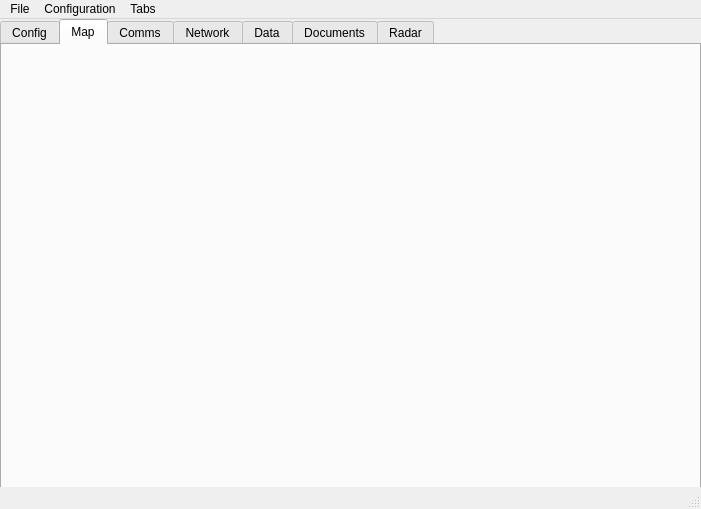
<?xml version="1.0" encoding="UTF-8"?>
<ui version="4.0">
 <class>MainWindow</class>
 <widget class="QMainWindow" name="MainWindow">
  <property name="geometry">
   <rect>
    <x>0</x>
    <y>0</y>
    <width>701</width>
    <height>509</height>
   </rect>
  </property>
  <property name="windowTitle">
   <string>Command &amp; Control</string>
  </property>
  <property name="windowIcon">
   <iconset>
    <normaloff>../../Icons/icon3_7_1.png</normaloff>../../Icons/icon3_7_1.png</iconset>
  </property>
  <property name="tabShape">
   <enum>QTabWidget::Rounded</enum>
  </property>
  <widget class="QWidget" name="centralWidget">
   <widget class="QTabWidget" name="tabWidget">
    <property name="geometry">
     <rect>
      <x>0</x>
      <y>0</y>
      <width>701</width>
      <height>471</height>
     </rect>
    </property>
    <property name="sizePolicy">
     <sizepolicy hsizetype="Expanding" vsizetype="Expanding">
      <horstretch>0</horstretch>
      <verstretch>0</verstretch>
     </sizepolicy>
    </property>
    <property name="acceptDrops">
     <bool>false</bool>
    </property>
    <property name="layoutDirection">
     <enum>Qt::LeftToRight</enum>
    </property>
    <property name="styleSheet">
     <string notr="true">QTabBar::tab:disabled
{
	width: 0px;
    min-width: 0px;
    max-width: 0px; 
    color: rgba(0,0,0,0);
    background-color: rgba(0,0,0,0);
}
</string>
    </property>
    <property name="tabShape">
     <enum>QTabWidget::Rounded</enum>
    </property>
    <property name="currentIndex">
     <number>1</number>
    </property>
    <property name="documentMode">
     <bool>false</bool>
    </property>
    <property name="tabsClosable">
     <bool>false</bool>
    </property>
    <property name="movable">
     <bool>true</bool>
    </property>
    <property name="tabBarAutoHide">
     <bool>true</bool>
    </property>
    <widget class="QWidget" name="tab_config">
     <property name="enabled">
      <bool>false</bool>
     </property>
     <property name="autoFillBackground">
      <bool>false</bool>
     </property>
     <attribute name="title">
      <string>Config</string>
     </attribute>
    </widget>
    <widget class="QWidget" name="tab_map">
     <attribute name="title">
      <string>Map</string>
     </attribute>
    </widget>
    <widget class="QWidget" name="tab_comms">
     <attribute name="title">
      <string>Comms</string>
     </attribute>
    </widget>
    <widget class="QWidget" name="tab_net">
     <attribute name="title">
      <string>Network</string>
     </attribute>
    </widget>
    <widget class="QWidget" name="tab_data">
     <attribute name="title">
      <string>Data</string>
     </attribute>
    </widget>
    <widget class="QWidget" name="tab_docs">
     <attribute name="title">
      <string>Documents</string>
     </attribute>
    </widget>
    <widget class="QWidget" name="tab_radar">
     <attribute name="title">
      <string>Radar</string>
     </attribute>
    </widget>
   </widget>
  </widget>
  <widget class="QMenuBar" name="menuBar">
   <property name="geometry">
    <rect>
     <x>0</x>
     <y>0</y>
     <width>701</width>
     <height>22</height>
    </rect>
   </property>
   <widget class="QMenu" name="menuSex">
    <property name="title">
     <string>File</string>
    </property>
   </widget>
   <widget class="QMenu" name="menuConfiguration">
    <property name="title">
     <string>Configuration</string>
    </property>
   </widget>
   <widget class="QMenu" name="menuTabs">
    <property name="contextMenuPolicy">
     <enum>Qt::DefaultContextMenu</enum>
    </property>
    <property name="title">
     <string>Tabs</string>
    </property>
    <addaction name="actionConfig"/>
    <addaction name="actionMap"/>
    <addaction name="actionComms"/>
    <addaction name="actionNet"/>
    <addaction name="actionData"/>
    <addaction name="actionDocuments"/>
    <addaction name="actionRadar"/>
   </widget>
   <addaction name="menuSex"/>
   <addaction name="menuConfiguration"/>
   <addaction name="menuTabs"/>
  </widget>
  <widget class="QStatusBar" name="statusBar"/>
  <action name="actionConfig">
   <property name="checkable">
    <bool>true</bool>
   </property>
   <property name="checked">
    <bool>false</bool>
   </property>
   <property name="icon">
    <iconset resource="icons.qrc">
     <normaloff>:/Icons/gear-dark.png</normaloff>
     <normalon>:/Icons/gear-light.png</normalon>:/Icons/gear-dark.png</iconset>
   </property>
   <property name="text">
    <string>Config</string>
   </property>
  </action>
  <action name="actionMap">
   <property name="checkable">
    <bool>true</bool>
   </property>
   <property name="icon">
    <iconset resource="icons.qrc">
     <normaloff>:/Icons/map-dark.png</normaloff>
     <normalon>:/Icons/map-light.png</normalon>:/Icons/map-dark.png</iconset>
   </property>
   <property name="text">
    <string>Map</string>
   </property>
  </action>
  <action name="actionComms">
   <property name="checkable">
    <bool>true</bool>
   </property>
   <property name="icon">
    <iconset resource="icons.qrc">
     <normaloff>:/Icons/comm-dark.png</normaloff>
     <normalon>:/Icons/comm-light.png</normalon>:/Icons/comm-dark.png</iconset>
   </property>
   <property name="text">
    <string>Comms</string>
   </property>
  </action>
  <action name="actionNet">
   <property name="checkable">
    <bool>true</bool>
   </property>
   <property name="icon">
    <iconset resource="icons.qrc">
     <normaloff>:/Icons/net-dark.png</normaloff>
     <normalon>:/Icons/net-light.png</normalon>:/Icons/net-dark.png</iconset>
   </property>
   <property name="text">
    <string>Net</string>
   </property>
  </action>
  <action name="actionData">
   <property name="checkable">
    <bool>true</bool>
   </property>
   <property name="checked">
    <bool>false</bool>
   </property>
   <property name="icon">
    <iconset resource="icons.qrc">
     <normaloff>:/Icons/db-dark.png</normaloff>
     <normalon>:/Icons/db-light.png</normalon>:/Icons/db-dark.png</iconset>
   </property>
   <property name="text">
    <string>Data</string>
   </property>
  </action>
  <action name="actionDocuments">
   <property name="checkable">
    <bool>true</bool>
   </property>
   <property name="checked">
    <bool>false</bool>
   </property>
   <property name="icon">
    <iconset resource="icons.qrc">
     <normaloff>:/Icons/docs-dark.png</normaloff>
     <normalon>:/Icons/docs-light.png</normalon>:/Icons/docs-dark.png</iconset>
   </property>
   <property name="text">
    <string>Documents</string>
   </property>
  </action>
  <action name="actionRadar">
   <property name="checkable">
    <bool>true</bool>
   </property>
   <property name="checked">
    <bool>false</bool>
   </property>
   <property name="icon">
    <iconset resource="icons.qrc">
     <normaloff>:/Icons/radar-dark.png</normaloff>
     <normalon>:/Icons/radar-light.png</normalon>:/Icons/radar-dark.png</iconset>
   </property>
   <property name="text">
    <string>Radar</string>
   </property>
  </action>
 </widget>
 <layoutdefault spacing="6" margin="11"/>
 <resources>
  <include location="icons.qrc"/>
 </resources>
 <connections/>
</ui>
